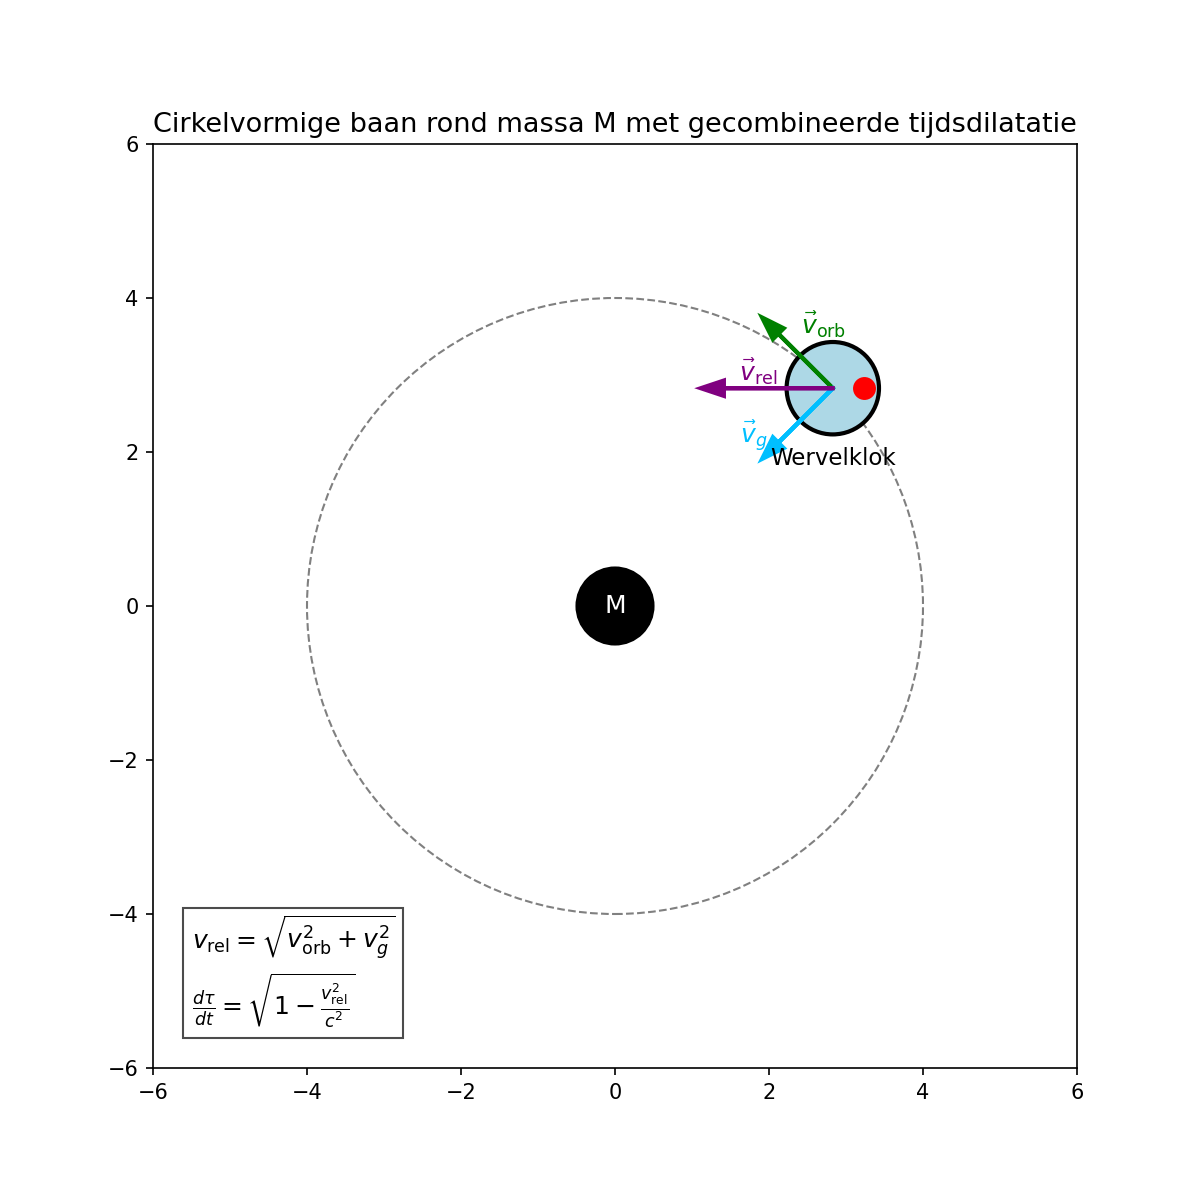

Here is the Python script that generated this plot:
import matplotlib.pyplot as plt
import numpy as np

fig, ax = plt.subplots(figsize=(8, 8))
ax.set_aspect('equal')
ax.set_xlim(-6, 6)
ax.set_ylim(-6, 6)
ax.set_title("Cirkelvormige baan rond massa M met gecombineerde tijdsdilatatie", fontsize=13)

# Draw central mass
mass_radius = 0.5
mass = plt.Circle((0, 0), mass_radius, color='black')
ax.add_patch(mass)
ax.text(0, 0, 'M', color='white', fontsize=12, ha='center', va='center')

# Orbital path
orbital_radius = 4
orbit = plt.Circle((0, 0), orbital_radius, color='gray', linestyle='--', fill=False)
ax.add_patch(orbit)

# Vortex position
angle = np.pi / 4
vx = orbital_radius * np.cos(angle)
vy = orbital_radius * np.sin(angle)
vortex = plt.Circle((vx, vy), 0.6, color='lightblue', ec='black', linewidth=2)
ax.add_patch(vortex)
ax.plot(vx + 0.4, vy, 'ro', markersize=10)
ax.text(vx, vy - 1, 'Wervelklok', ha='center', fontsize=11)

# Velocity vectors
# Tangential velocity (vorb)
vt_x = -np.sin(angle)
vt_y = np.cos(angle)
ax.arrow(vx, vy, vt_x, vt_y, head_width=0.2, head_length=0.3,
         fc='green', ec='green', linewidth=2)
ax.text(vx + vt_x + 0.3, vy + vt_y, r'$\vec{v}_{\mathrm{orb}}$', color='green', fontsize=12)

# Radial æther inflow (vg)
vg_x = -np.cos(angle)
vg_y = -np.sin(angle)
ax.arrow(vx, vy, vg_x, vg_y, head_width=0.2, head_length=0.3,
         fc='deepskyblue', ec='deepskyblue', linewidth=2)
ax.text(vx + vg_x - 0.5, vy + vg_y, r'$\vec{v}_g$', color='deepskyblue', fontsize=12)

# Relative velocity (vrel) vector (hypotenuse)
vrel_x = vt_x + vg_x
vrel_y = vt_y + vg_y
ax.arrow(vx, vy, vrel_x, vrel_y, head_width=0.2, head_length=0.3,
         fc='purple', ec='purple', linewidth=2)
ax.text(vx + vrel_x + 0.2, vy + vrel_y + 0.1, r'$\vec{v}_{\mathrm{rel}}$', color='purple', fontsize=12)

# Formula box
formula = r"$v_{\mathrm{rel}} = \sqrt{v_{\mathrm{orb}}^2 + v_g^2}$" + "\n" + \
          r"$\frac{d\tau}{dt} = \sqrt{1 - \frac{v_{\mathrm{rel}}^2}{c^2}}$"
ax.text(-5.5, -4, formula, fontsize=12, ha='left', va='top', bbox=dict(facecolor='white', alpha=0.7))

# Caption
# plt.figtext(0.5, 0.01,
#             "Een vortex in een cirkelvormige baan ervaart gecombineerde tijdsdilatatie door orbitaal- en ætherstroming.",
#             wrap=True, horizontalalignment='center', fontsize=11)

import os
script_name = os.path.splitext(os.path.basename(__file__))[0]
filename = f"{script_name}.png"
plt.savefig(filename, dpi=150)  # Save image with high resolution
plt.show()
